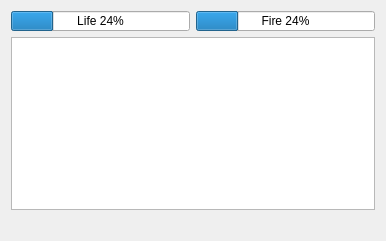
<?xml version="1.0" encoding="UTF-8"?>
<ui version="4.0">
 <class>MainWindow</class>
 <widget class="QMainWindow" name="MainWindow">
  <property name="geometry">
   <rect>
    <x>0</x>
    <y>0</y>
    <width>386</width>
    <height>241</height>
   </rect>
  </property>
  <property name="windowTitle">
   <string>MainWindow</string>
  </property>
  <widget class="QWidget" name="centralWidget">
   <layout class="QVBoxLayout" name="verticalLayout">
    <item>
     <layout class="QHBoxLayout" name="horizontalLayout_2">
      <item>
       <widget class="QProgressBar" name="life_bar">
        <property name="maximumSize">
         <size>
          <width>16777215</width>
          <height>20</height>
         </size>
        </property>
        <property name="value">
         <number>24</number>
        </property>
        <property name="format">
         <string>Life %p%</string>
        </property>
       </widget>
      </item>
      <item>
       <widget class="QProgressBar" name="fire_bar">
        <property name="maximumSize">
         <size>
          <width>16777215</width>
          <height>20</height>
         </size>
        </property>
        <property name="styleSheet">
         <string notr="true"/>
        </property>
        <property name="value">
         <number>24</number>
        </property>
        <property name="format">
         <string>Fire %p%</string>
        </property>
       </widget>
      </item>
     </layout>
    </item>
    <item>
     <widget class="GameCamera" name="graphicsView">
      <property name="focusPolicy">
       <enum>Qt::NoFocus</enum>
      </property>
      <property name="verticalScrollBarPolicy">
       <enum>Qt::ScrollBarAlwaysOff</enum>
      </property>
      <property name="horizontalScrollBarPolicy">
       <enum>Qt::ScrollBarAlwaysOff</enum>
      </property>
     </widget>
    </item>
    <item>
     <layout class="QHBoxLayout" name="horizontalLayout">
      <item>
       <widget class="TankControlerButton" name="btn_left">
        <property name="text">
         <string/>
        </property>
        <property name="scaledContents">
         <bool>false</bool>
        </property>
        <property name="alignment">
         <set>Qt::AlignCenter</set>
        </property>
       </widget>
      </item>
      <item>
       <widget class="TankControlerButton" name="btn_up">
        <property name="text">
         <string/>
        </property>
        <property name="scaledContents">
         <bool>false</bool>
        </property>
        <property name="alignment">
         <set>Qt::AlignCenter</set>
        </property>
       </widget>
      </item>
      <item>
       <widget class="TankControlerButton" name="btn_right">
        <property name="text">
         <string/>
        </property>
        <property name="scaledContents">
         <bool>false</bool>
        </property>
        <property name="alignment">
         <set>Qt::AlignCenter</set>
        </property>
       </widget>
      </item>
     </layout>
    </item>
   </layout>
  </widget>
 </widget>
 <layoutdefault spacing="6" margin="11"/>
 <customwidgets>
  <customwidget>
   <class>GameCamera</class>
   <extends>QGraphicsView</extends>
   <header>map/game_camera.h</header>
  </customwidget>
  <customwidget>
   <class>TankControlerButton</class>
   <extends>QLabel</extends>
   <header>controller/tank_controler_button.h</header>
  </customwidget>
 </customwidgets>
 <resources/>
 <connections/>
</ui>
